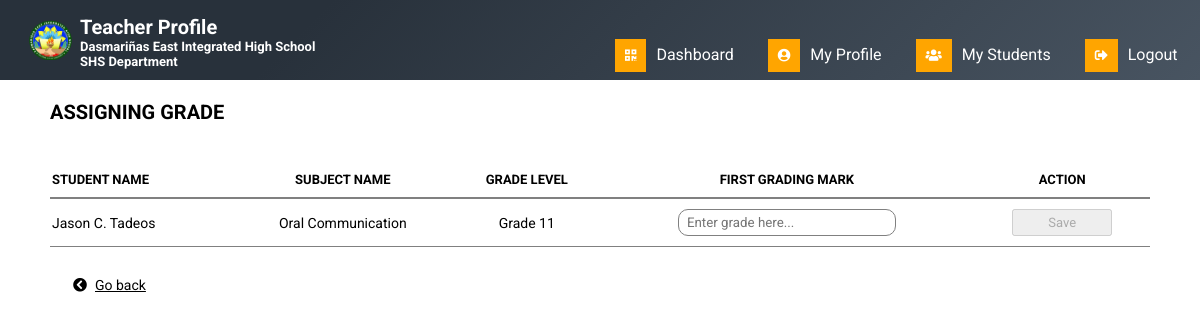
The app's page /Subject_teacher/add.php?esid=67 with its own data.
### tables this page shows
CREATE TABLE IF NOT EXISTS `tbl_enrolledsubjects` (
`es_ID` int(30) NOT NULL,
  `stud_ID` int(30) NOT NULL,
  `stud_lrn` bigint(30) NOT NULL,
  `strands_ID` int(30) NOT NULL,
  `subject_name` varchar(255) NOT NULL,
  `subject_type` varchar(255) NOT NULL,
  `yearlevel` varchar(255) NOT NULL,
  `semester` varchar(255) NOT NULL,
  `first_grade` varchar(30) NOT NULL,
  `second_grade` varchar(30) NOT NULL
);

CREATE TABLE IF NOT EXISTS `tbl_student` (
`stud_ID` int(25) NOT NULL,
  `stud_firstname` varchar(255) NOT NULL,
  `stud_middleinitial` varchar(5) NOT NULL,
  `stud_lastname` varchar(255) NOT NULL,
  `stud_lrn` bigint(30) NOT NULL,
  `email_address` varchar(255) NOT NULL,
  `sex` varchar(10) NOT NULL,
  `bday` date NOT NULL,
  `student_address` varchar(255) NOT NULL,
  `student_guardian` varchar(255) NOT NULL,
  `guardian_contact_number` varchar(255) NOT NULL,
  `section_name` varchar(255) NOT NULL,
  `student_status` varchar(25) NOT NULL,
  `track_desc` varchar(255) NOT NULL,
  `strands_name` varchar(255) NOT NULL,
  `yearlevel_name` varchar(255) NOT NULL,
  `schoolyear` varchar(50) NOT NULL
);

### Subject_teacher/add.php (the view, shortened to what this page needs)
<?php
include("../dbconnect.php");
$esid = $_GET['esid'];
$sql = mysqli_query($conn, "SELECT * FROM tbl_enrolledsubjects as t1 inner join tbl_student as t2 on t1.stud_lrn = t2.stud_lrn WHERE t1.es_ID = '$esid'");
$rec = mysqli_fetch_assoc($sql);
?>
<!DOCTYPE html>
<html>
<head>
	<link rel="stylesheet" type="text/css" href="css/grade.css">
	<link rel="stylesheet" type="text/css" href="css/table.css">
	<link rel="stylesheet" type="text/css" href="css/add_grade.css">
	<link rel="stylesheet" type="text/css" href="css/add.css">
	<link rel="stylesheet" type="text/css" href="css/nav.css">
</head>
<body>
<?php
		include('nav.php')
	?>
	<div class="container">
		<div class="header">
			<h4>Assigning Grade</h4>
			<br><br>
		</div>
		<div class="content">
			<form method="post">
				<table>
					<tr>
						<td class="head" align="left">Student Name</td>
						<td class="head" align="center">Subject Name</td>
						<td class="head" align="center">Grade Level</td>
						<td class="head" align="center">First Grading Mark</td>
						<td class="head" align="center">Action</td>
					</tr>
					<tr>
						<td align="left"><?php echo $rec['stud_firstname']. '    ' .$rec['stud_middleinitial'] . '.  ' .$rec['stud_lastname']; ?></td>
						<td align="center"><?php echo $rec['subject_name']; ?></td>
						<td align="center"><?php echo $rec['yearlevel']; ?></td>
						<td align="center">
							<input type="number"  id="grade" name="grade" min="60" max="100" placeholder="Enter grade here...">
						</td>
						<td align="center">
							<button id="submit" disabled class="btn" name="submit">Save</button>
						</td>
					</tr>
				</table>
				<div class="footer">
					<a href="addinggrades.php?esid=<?php echo $rec['es_ID']; ?>"><i class="fas fa-chevron-circle-left"></i>Go back</a>
				</div>
			</form>
		</div>
	</div>
</body>
</html>

### Subject_teacher/css/grade.css (style rules this page uses)
* { margin: 0; padding: 0; }
.container { margin:100px 50px; }
.header h4 { font-size: 20px; width: 350px; text-transform: uppercase; }
.head { text-transform: uppercase; font-weight: bold; border-bottom:2px solid gray; }
.content { font-size: 13px; }
.btn { font-size: 13px; transition: .4s ease; padding:4px 5px; }

### Subject_teacher/css/add_grade.css (style rules this page uses)
* { margin: 0; padding: 0; font-family: "Roboto", sans-serif; }
table { width: 100%; }
td { padding: 10px 2px; }
.head { font-weight: bold; font-size: 13px; text-transform: uppercase; }
.footer { margin: 30px 15px; text-decoration: none; font-size: 13px; transition: .3s ease; }
.footer a { color: black; }
.footer i { margin-right: 8px; margin-left: 8px; }
input[type="number"] { width: 87px; border: 1px solid gray; padding: 5px 5px; }
.content { font-size:14px; }

### Subject_teacher/css/add.css (style rules this page uses)
* { margin: 0; padding: 0; }
input[type='number'] { width: 200px; padding: 5px 8px; border-radius: 10px; }
button { text-decoration: none; padding: 5px 5px; width: 100px; }
.footer { margin: 30px 15px; text-decoration: none; font-size: 13px; transition: .3s ease; }
.footer a { color: black; }
.footer i { margin-right: 8px; margin-left: 8px; }

### Subject_teacher/css/nav.css (style rules this page uses)
* { font-family: "Roboto", sans-serif; }

### Subject_teacher/add.php (style rules this page uses)
table { border-collapse: collapse; border-bottom: 1px solid gray; }
.footer { font-size: 14px; }

### records on screen
tbl_enrolledsubjects: tbl_student.stud_firstname "Jason", tbl_student.stud_middleinitial "C", tbl_student.stud_lastname "Tadeos", subject_name "Oral Communication", yearlevel "Grade 11"
